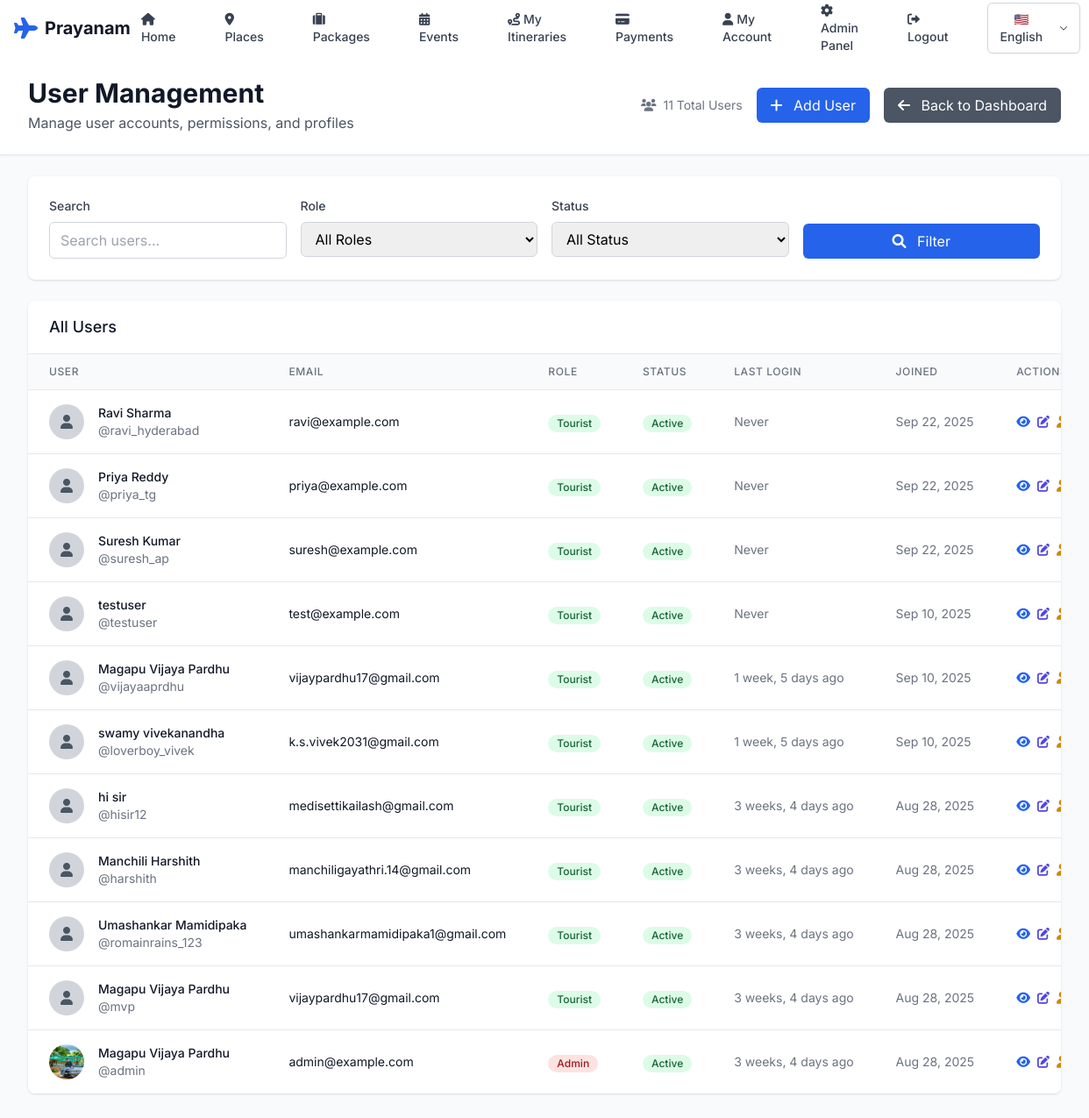
The app's page /admin-dashboard/users/ (signed in) with its own data.
### accounts/models.py (models this page shows, shortened)
class User(AbstractUser):
    ROLE_CHOICES = [
        ('tourist', 'Tourist'),
        ('admin', 'Admin'),
    ]
    LANGUAGE_CHOICES = [
        ('en', 'English'),
        ('te', 'తెలుగు'),
        ('hi', 'हिन्दी'),
    ]
    role = models.CharField(max_length=10, choices=ROLE_CHOICES, default='tourist')
    language_preference = models.CharField(max_length=2, choices=LANGUAGE_CHOICES, default='en')
    phone = models.CharField(max_length=15, blank=True, null=True)
    address = models.TextField(blank=True, null=True)
    profile_picture = models.ImageField(upload_to='profile_pics/', blank=True, null=True)
    date_of_birth = models.DateField(blank=True, null=True)
    created_at = models.DateTimeField(auto_now_add=True)
    updated_at = models.DateTimeField(auto_now=True)
    @property
    def is_admin(self):
        return self.role == 'admin'

### admin_dashboard/views_custom.py (the view)
    def wrapper(request, *args, **kwargs):
        if not request.user.is_authenticated or not request.user.is_admin:
            messages.error(request, 'Access denied. Admin privileges required.')
            return redirect('login')
        return view_func(request, *args, **kwargs)

### admin_dashboard/views_custom.py (called while the page is built, shortened)
def admin_required(view_func):
    def wrapper(request, *args, **kwargs):
        if not request.user.is_authenticated or not request.user.is_admin:
            messages.error(request, 'Access denied. Admin privileges required.')
            return redirect('login')
        return view_func(request, *args, **kwargs)
    return wrapper

@admin_required
def user_management(request):
    search = request.GET.get('search', '')
    role = request.GET.get('role', '')
    is_active = request.GET.get('is_active', '')
    users = User.objects.all().order_by('-date_joined')
    if role:
        users = users.filter(role=role)
    if is_active:
        users = users.filter(is_active=is_active == 'true')
    paginator = Paginator(users, 20)
    page_number = request.GET.get('page')
    page_obj = paginator.get_page(page_number)
    context = {
        'users': page_obj,
        'page_obj': page_obj,
        'is_paginated': page_obj.has_other_pages(),
    }
    return render(request, 'admin_dashboard/user_management.html', context)

### templates/admin_dashboard/user_management.html (shortened to what this page needs)
{% extends 'admin_dashboard/base.html' %}
{% block content %}
<div class="min-h-screen bg-gray-50">
    <div class="bg-white shadow-sm border-b border-gray-200">
        <div class="max-w-7xl mx-auto px-4 sm:px-6 lg:px-8">
            <div class="flex justify-between items-center py-6">
                <div>
                    <h1 class="text-3xl font-bold text-gray-900">User Management</h1>
                    <p class="text-gray-600 mt-1">Manage user accounts, permissions, and profiles</p>
                </div>
                <div class="flex items-center space-x-4">
                    <div class="text-sm text-gray-500">
                        <i class="fas fa-users mr-1"></i>
                        {{ users|length }} Total Users
                    </div>
                    <a href="{% url 'admin_dashboard:create_user' %}" class="bg-blue-600 text-white px-4 py-2 rounded-md hover:bg-blue-700 transition-colors duration-200">
                        <i class="fas fa-plus mr-2"></i>
                        Add User
                    </a>
                    <a href="{% url 'admin_dashboard:custom_admin_dashboard' %}" class="bg-gray-600 text-white px-4 py-2 rounded-md hover:bg-gray-700 transition-colors duration-200">
                        <i class="fas fa-arrow-left mr-2"></i>
                        Back to Dashboard
                    </a>
                </div>
            </div>
        </div>
    </div>
    <div class="max-w-7xl mx-auto px-4 sm:px-6 lg:px-8 py-6">
        <div class="bg-white rounded-lg shadow p-6 mb-6">
            <form method="get" class="grid grid-cols-1 md:grid-cols-4 gap-4">
                <div>
                    <label class="block text-sm font-medium text-gray-700 mb-2">Search</label>
                    <input type="text" name="search" value="{{ request.GET.search }}" placeholder="Search users..." class="w-full px-3 py-2 border border-gray-300 rounded-md focus:outline-none focus:ring-2 focus:ring-blue-500">
                </div>
                <div>
                    <label class="block text-sm font-medium text-gray-700 mb-2">Role</label>
                    <select name="role" class="w-full px-3 py-2 border border-gray-300 rounded-md focus:outline-none focus:ring-2 focus:ring-blue-500">
                        <option value="">All Roles</option>
                    </select>
                </div>
                <div>
                    <label class="block text-sm font-medium text-gray-700 mb-2">Status</label>
                    <select name="is_active" class="w-full px-3 py-2 border border-gray-300 rounded-md focus:outline-none focus:ring-2 focus:ring-blue-500">
                        <option value="">All Status</option>
                    </select>
                </div>
                <div class="flex items-end">
                    <button type="submit" class="w-full bg-blue-600 text-white px-4 py-2 rounded-md hover:bg-blue-700 transition-colors duration-200">
                        <i class="fas fa-search mr-2"></i>
                        Filter
                    </button>
                </div>
            </form>
        </div>
        <div class="bg-white rounded-lg shadow overflow-hidden">
            <div class="px-6 py-4 border-b border-gray-200">
                <h3 class="text-lg font-medium text-gray-900">All Users</h3>
            </div>
            {% if users %}
            <div class="overflow-x-auto">
                <table class="min-w-full divide-y divide-gray-200">
                    <thead class="bg-gray-50">
                        <tr>
                            <th class="px-6 py-3 text-left text-xs font-medium text-gray-500 uppercase tracking-wider">User</th>
                            <th class="px-6 py-3 text-left text-xs font-medium text-gray-500 uppercase tracking-wider">Email</th>
                            <th class="px-6 py-3 text-left text-xs font-medium text-gray-500 uppercase tracking-wider">Role</th>
                            <th class="px-6 py-3 text-left text-xs font-medium text-gray-500 uppercase tracking-wider">Status</th>
                            <th class="px-6 py-3 text-left text-xs font-medium text-gray-500 uppercase tracking-wider">Last Login</th>
                            <th class="px-6 py-3 text-left text-xs font-medium text-gray-500 uppercase tracking-wider">Joined</th>
                            <th class="px-6 py-3 text-left text-xs font-medium text-gray-500 uppercase tracking-wider">Actions</th>
                        </tr>
                    </thead>
                    <tbody class="bg-white divide-y divide-gray-200">
                        {% for user in users %}
                        <tr class="hover:bg-gray-50">
                            <td class="px-6 py-4 whitespace-nowrap">
                                <div class="flex items-center">
                                    <div class="flex-shrink-0 h-10 w-10">
                                        {% if user.profile_picture %}
                                            <img class="h-10 w-10 rounded-full" src="{{ user.profile_picture.url }}" alt="{{ user.get_full_name }}">
                                        {% else %}
                                            <div class="h-10 w-10 rounded-full bg-gray-300 flex items-center justify-center">
                                                <i class="fas fa-user text-gray-600"></i>
                                            </div>
                                        {% endif %}
                                    </div>
                                    <div class="ml-4">
                                        <div class="text-sm font-medium text-gray-900">{{ user.get_full_name|default:user.username }}</div>
                                        <div class="text-sm text-gray-500">@{{ user.username }}</div>
                                    </div>
                                </div>
                            </td>
                            <td class="px-6 py-4 whitespace-nowrap text-sm text-gray-900">
                                {{ user.email }}
                            </td>
                            <td class="px-6 py-4 whitespace-nowrap">
                                <span class="inline-flex items-center px-2.5 py-0.5 rounded-full text-xs font-medium
                                    {% if user.role == 'admin' %}bg-red-100 text-red-800
                                    {% elif user.role == 'staff' %}bg-blue-100 text-blue-800
                                    {% else %}bg-green-100 text-green-800{% endif %}">
                                    {{ user.get_role_display }}
                                </span>
                            </td>
                            <td class="px-6 py-4 whitespace-nowrap">
                                <span class="inline-flex items-center px-2.5 py-0.5 rounded-full text-xs font-medium
                                    {% if user.is_active %}bg-green-100 text-green-800
                                    {% else %}bg-red-100 text-red-800{% endif %}">
                                    {% if user.is_active %}Active{% else %}Inactive{% endif %}
                                </span>
                            </td>
                            <td class="px-6 py-4 whitespace-nowrap text-sm text-gray-500">
                                {% if user.last_login %}
                                    {{ user.last_login|timesince }} ago
                                {% else %}
                                    Never
                                {% endif %}
                            </td>
                            <td class="px-6 py-4 whitespace-nowrap text-sm text-gray-500">
                                {{ user.date_joined|date:"M d, Y" }}
                            </td>
                            <td class="px-6 py-4 whitespace-nowrap text-sm font-medium">
                                <div class="flex space-x-2">
                                    <a href="{% url 'admin_dashboard:user_detail' user.id %}" class="text-blue-600 hover:text-blue-900" title="View Details">
                                        <i class="fas fa-eye"></i>
                                    </a>
                                    <a href="{% url 'admin_dashboard:edit_user' user.id %}" class="text-indigo-600 hover:text-indigo-900" title="Edit User">
                                        <i class="fas fa-edit"></i>
                                    </a>
                                    {% if user.is_active %}
                                    <button onclick="deactivateUser({{ user.id }})" class="text-yellow-600 hover:text-yellow-900" title="Deactivate">
                                        <i class="fas fa-user-times"></i>
                                    </button>
                                    {% else %}
                                    <button onclick="activateUser({{ user.id }})" class="text-green-600 hover:text-green-900" title="Activate">
                                        <i class="fas fa-user-check"></i>
                                    </button>
                                    {% endif %}
                                </div>
                            </td>
                        </tr>
                        {% endfor %}
                    </tbody>
                </table>
            </div>
            {% endif %}
        </div>
    </div>
</div>
{% endblock %}

### templates/base.html (style rules this page uses)
body { font-family: 'Inter', sans-serif; }

### records on screen
User: get_full_name "Ravi Sharma", username "ravi_hyderabad", email "ravi@example.com", role "Tourist", is_active "Active", shows "Never", date_joined "Sep 22, 2025"
User: get_full_name "Priya Reddy", username "priya_tg", email "priya@example.com", role "Tourist", is_active "Active", shows "Never", date_joined "Sep 22, 2025"
User: get_full_name "Suresh Kumar", username "suresh_ap", email "suresh@example.com", role "Tourist", is_active "Active", shows "Never", date_joined "Sep 22, 2025"
User: get_full_name "testuser", username "testuser", email "test@example.com", role "Tourist", is_active "Active", shows "Never", date_joined "Sep 10, 2025"
User: get_full_name "Magapu Vijaya Pardhu", username "vijayaaprdhu", email "vijaypardhu17@gmail.com", role "Tourist", is_active "Active", last_login "1 week, 5 days", date_joined "Sep 10, 2025"
User: get_full_name "swamy vivekanandha", username "loverboy_vivek", email "k.s.vivek2031@gmail.com", role "Tourist", is_active "Active", last_login "1 week, 5 days", date_joined "Sep 10, 2025"
User: get_full_name "hi sir", username "hisir12", email "medisettikailash@gmail.com", role "Tourist", is_active "Active", last_login "3 weeks, 4 days", date_joined "Aug 28, 2025"
User: get_full_name "Manchili Harshith", username "harshith", email "manchiligayathri.14@gmail.com", role "Tourist", is_active "Active", last_login "3 weeks, 4 days", date_joined "Aug 28, 2025"
User: get_full_name "Umashankar Mamidipaka", username "romainrains_123", email "umashankarmamidipaka1@gmail.com", role "Tourist", is_active "Active", last_login "3 weeks, 4 days", date_joined "Aug 28, 2025"
User: get_full_name "Magapu Vijaya Pardhu", username "mvp", email "vijaypardhu17@gmail.com", role "Tourist", is_active "Active", last_login "3 weeks, 4 days", date_joined "Aug 28, 2025"
User: profile_picture (picture), get_full_name "Magapu Vijaya Pardhu", username "admin", email "admin@example.com", role "Admin", is_active "Active", last_login "3 weeks, 4 days", date_joined "Aug 28, 2025"

### other values on screen
{{ users|length }} "11"
